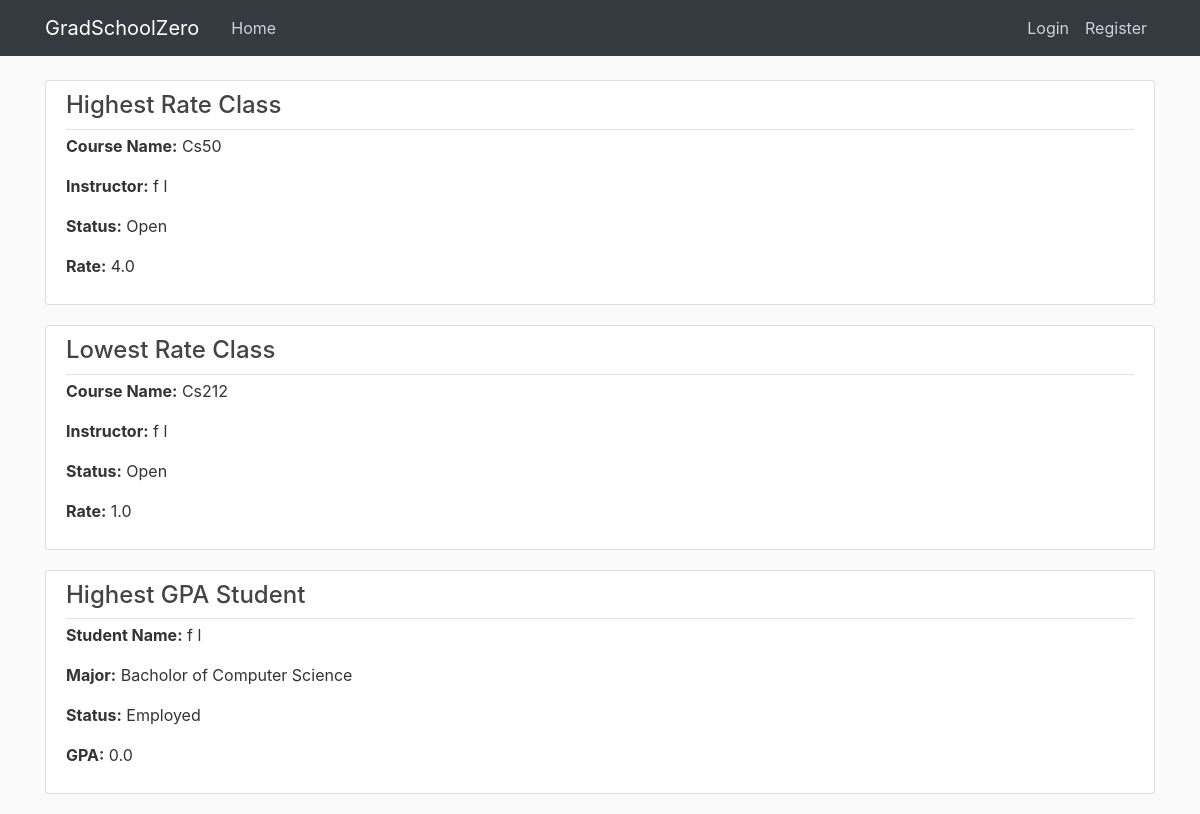
The page /home on the database its author committed.
### cunyzero/models.py (models this page shows, shortened)
class Course(db.Model):
    id = db.Column(db.Integer, primary_key=True)
    instructorId = db.Column(db.Integer, db.ForeignKey('instructor.ownerId'))
    coursename = db.Column(db.String(20), nullable = False, unique = True)
    creationPeriod = db.Column(db.Integer, nullable = True)#for period/semester task logic
    startPeriod = db.Column(db.Integer, nullable = False)#1-9
    endPeriod = db.Column(db.Integer, nullable = False)#1-9
    dayofweek = db.Column(db.String(30), nullable = False)#mo,tu,we,th,fr,sa,su if missing use --
    capacity = db.Column(db.Integer, default=30)
    status = db.Column(db.String(20), nullable = False, default="Open")#status like open, finished, cancelled, etc.
    waitListCapacity = db.Column(db.Integer, default=30)
    rating = db.Column(db.Float, default=None, nullable = True)# ^
    studentcourses = db.relationship('StudentCourse', backref='course', lazy=True)
    def getInstructorName(self):
        instructor = Instructor.query.get(self.instructorId)
        return instructor.firstname + " " + instructor.lastname

class Instructor(db.Model):
    ownerId = db.Column(db.Integer, primary_key=True)
    status = db.Column(db.String(20), default='Employed')#fired, suspended, etc.
    firstname = db.Column(db.String(30), nullable=False)
    lastname = db.Column(db.String(30), nullable=False)
    warning = db.Column(db.Integer, nullable = False, default=0)
    user = db.relationship('User', backref='instructorOwner', lazy=True)
    warnings = db.relationship('Warning', backref='targetInstructor', lazy=True)
    courses = db.relationship('Course', backref='instructor', lazy=True)
    complaints = db.relationship('InstructorComplaint', backref='owner', lazy=True)

class Student(db.Model):
    ownerId = db.Column(db.Integer, primary_key=True)
    firstname = db.Column(db.String(30), nullable=False)
    lastname = db.Column(db.String(30), nullable=False)
    programId = db.Column(db.Integer, db.ForeignKey('program.id'), nullable=False)
    honor = db.Column(db.Integer, nullable = False, default=0)
    status = db.Column(db.String(20), default='Employed')#suspended, graduated, etc.
    fine = db.Column(db.Float, nullable = False, default=0)
    gpa = db.Column(db.Float, nullable = False, default=0.0)
    warning = db.Column(db.Integer, nullable = False, default=0)
    enrollmentPermission = db.Column(db.Boolean, nullable=False, default=False)#special enrollment permission
    user = db.relationship('User', backref='studentOwner', lazy=True)
    courses = db.relationship('StudentCourse', backref='student', lazy=True)
    application = db.relationship('GraduationApplication', backref='applicant', lazy=True)
    warnings = db.relationship('Warning', backref='targetStudent', lazy=True)
    complaints = db.relationship('Complaint', backref='owner', lazy=True)

class Program(db.Model):
    id = db.Column(db.Integer, primary_key=True)
    name = db.Column(db.String(20), unique=True, nullable=False)
    capacity = db.Column(db.Integer, nullable=False, default=10)
    enrolled_total = db.Column(db.Integer, nullable=False, default=0)

### cunyzero/routes.py (the view)
@app.route('/')
@app.route('/home')
def home():
    courses = Course.query.order_by(Course.rating)
    courses_without_null = []
    for course in courses:
        if course.rating:
            courses_without_null.append(course)
        else:
            continue
    students = db.session.query(Student, Program)\
        .join(Program, Program.id == Student.programId).order_by(Student.gpa)
    return render_template("home.html", courses=courses_without_null, students=students)

### cunyzero/templates/home.html (shortened to what this page needs)
{% extends "layout.html"%}
{% block content %}
    {% if courses %}
        {% with course = courses[-1] %}
            <article class="media content-section">
                <div class="media-body">
                    <div class="article-metadata">
                        <H4>Highest Rate Class</H4>
                    </div>
                    <p class="article-content"><strong>Course Name:</strong> {{ course.coursename }}</p>
                    <p class="article-content"><strong>Instructor:</strong> {{ course.getInstructorName() }}</p>
                    <p class="article-content"><strong>Status:</strong> {{ course.status }}</p>
                    <p class="article-content"><strong>Rate:</strong> {{ course.rating }}</p>
                </div>
            </article>
        {% endwith %}
        {% with course = courses[0] %}
            <article class="media content-section">
            <div class="media-body">
            <div class="article-metadata">
                <H4>Lowest Rate Class</H4>
            </div>
            <p class="article-content"><strong>Course Name:</strong> {{ course.coursename }}</p>
            <p class="article-content"><strong>Instructor:</strong> {{ course.getInstructorName() }}</p>
            <p class="article-content"><strong>Status:</strong> {{ course.status }}</p>
            <p class="article-content"><strong>Rate:</strong> {{ course.rating }}</p>
            </div>
            </article>
        {% endwith %}
    {% endif %}
    {% if students %}
        {% with student = students[-1] %}
        <article class="media content-section">
            <div class="media-body">
                <div class="article-metadata">
                    <H4>Highest GPA Student</H4>
                </div>
                <p class="article-content"><strong>Student Name:</strong> {{ student.Student.firstname }} {{ student.Student.lastname }}</p>
                <p class="article-content"><strong>Major:</strong> {{ student.Program.name }}</p>
                <p class="article-content"><strong>Status:</strong> {{ student.Student.status }}</p>
                <p class="article-content"><strong>GPA:</strong> {{ student.Student.gpa }}</p>
            </div>
        </article>
        {% endwith %}
    {% endif %}
{% endblock content %}

### cunyzero/static/main.css (style rules this page uses)
body { background: #fafafa; color: #333333; margin-top: 5rem; }
h1, h2, h3, h4, h5, h6 { color: #444444; }
.content-section { background: #ffffff; padding: 10px 20px; border: 1px solid #dddddd; border-radius: 3px; margin-bottom: 20px; }
.article-content { white-space: pre-line; }
.article-metadata { padding-bottom: 1px; margin-bottom: 4px; border-bottom: 1px solid #e3e3e3 }

### rows shown on the page
Course: coursename "Cs50", getInstructorName "f l", status "Open", rating "4.0"
Course: coursename "Cs212", getInstructorName "f l", status "Open", rating "1.0"
Student: Student.firstname "f", Student.lastname "l", Student.status "Employed", Student.gpa "0.0"
Program: Program.name "Bacholor of Computer Science"
